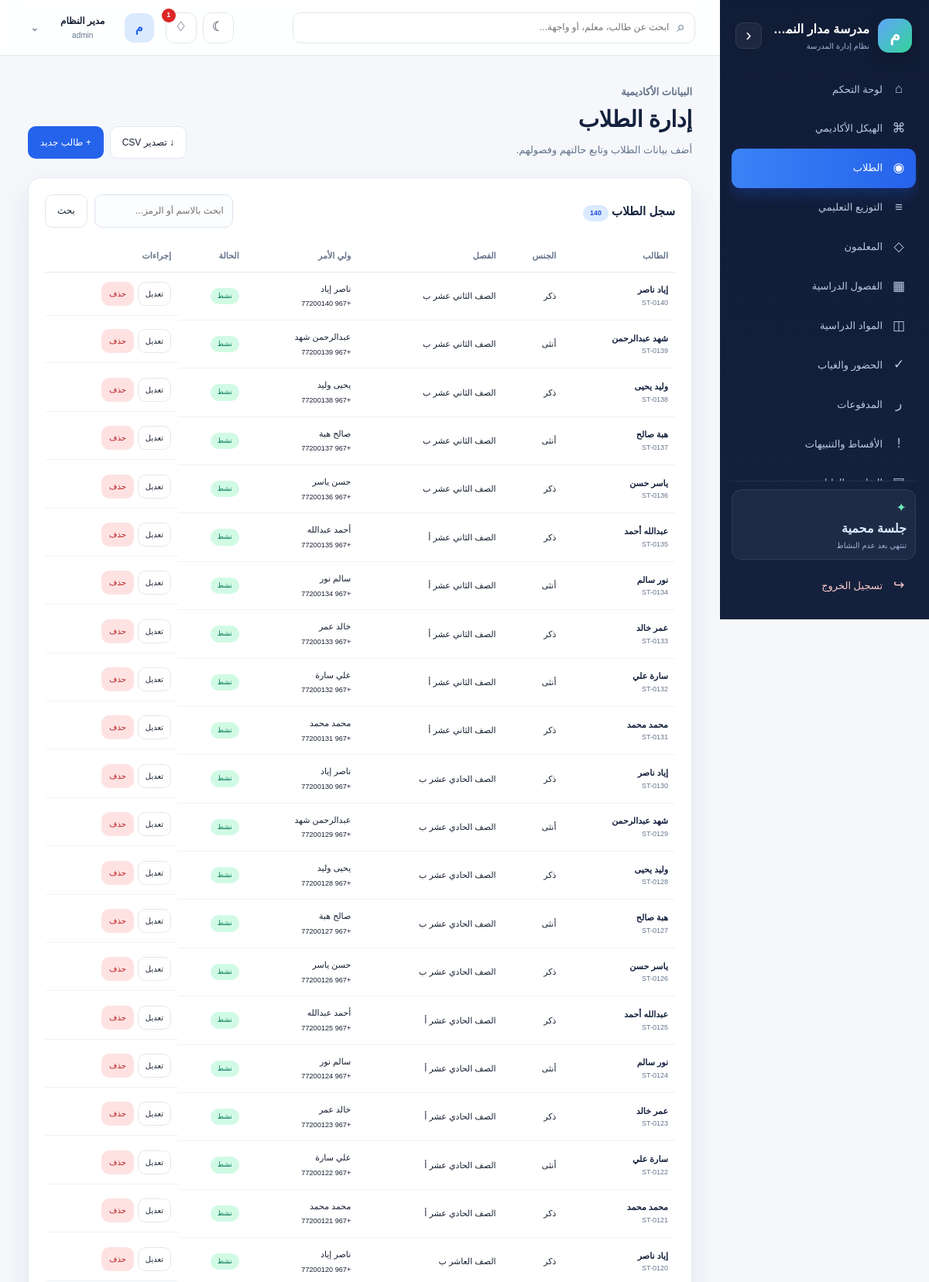
/students.php (signed in, upper part), run on the app's committed database.
### tables this page shows
CREATE TABLE IF NOT EXISTS students (
 id INT UNSIGNED AUTO_INCREMENT PRIMARY KEY,
 student_code VARCHAR(30) NOT NULL UNIQUE,
 full_name VARCHAR(120) NOT NULL,
 gender ENUM('male','female') NOT NULL,
 birth_date DATE DEFAULT NULL,
 national_id VARCHAR(40) DEFAULT NULL,
 phone VARCHAR(30) DEFAULT NULL,
 guardian_name VARCHAR(120) DEFAULT NULL,
 guardian_phone VARCHAR(30) DEFAULT NULL,
 guardian_relation VARCHAR(50) DEFAULT NULL,
 address VARCHAR(255) DEFAULT NULL,
 class_id INT UNSIGNED DEFAULT NULL,
 admission_date DATE DEFAULT NULL,
 status ENUM('active','inactive','graduated','withdrawn') NOT NULL DEFAULT 'active',
 created_at TIMESTAMP DEFAULT CURRENT_TIMESTAMP,
 INDEX idx_student_class_status(class_id,status),
 INDEX idx_student_name(full_name),
 CONSTRAINT fk_student_class FOREIGN KEY(class_id) REFERENCES classes(id) ON DELETE SET NULL
);

CREATE TABLE IF NOT EXISTS classes (
 id INT UNSIGNED AUTO_INCREMENT PRIMARY KEY,
 name VARCHAR(100) NOT NULL,
 stage VARCHAR(80) NOT NULL DEFAULT 'المرحلة الابتدائية',
 grade VARCHAR(80) NOT NULL,
 grade_level VARCHAR(80) NOT NULL,
 section VARCHAR(20) NOT NULL DEFAULT 'أ',
 room VARCHAR(40) DEFAULT NULL,
 academic_year VARCHAR(40) DEFAULT '2026 - 2027',
 capacity SMALLINT UNSIGNED NOT NULL DEFAULT 30,
 created_at TIMESTAMP DEFAULT CURRENT_TIMESTAMP,
 UNIQUE KEY uq_class_structure(name,academic_year),
 INDEX idx_class_stage_grade(stage,grade_level,section)
);

### functions.php (called while the page is built, shortened)
<?php
function e($value): string {
    return htmlspecialchars((string)($value ?? ''), ENT_QUOTES | ENT_SUBSTITUTE, 'UTF-8');
}
function hasRole(array|string $roles): bool { return in_array($_SESSION['user']['role']??'',(array)$roles,true); }
function hasPermission(PDO $pdo,string $permissionKey): bool {
    if(hasRole(['admin','manager'])) return true;
}

### students.php (the view, shortened to what this page needs)
<?php
require_once 'config.php';
require_once 'functions.php';
$search = trim($_GET['search'] ?? '');
if ($search !== '') {
    $statement = $pdo->prepare('SELECT s.*, c.name AS class_name FROM students s LEFT JOIN classes c ON c.id = s.class_id WHERE s.full_name LIKE :search OR s.student_code LIKE :search ORDER BY s.id DESC');
    $statement->execute(['search' => "%{$search}%"]);
    $students = $statement->fetchAll();
} else {
    $students = $pdo->query('SELECT s.*, c.name AS class_name FROM students s LEFT JOIN classes c ON c.id = s.class_id ORDER BY s.id DESC')->fetchAll();
}
require 'partials/header.php';
?>
<div class="page-heading"><div><p class="eyebrow">البيانات الأكاديمية</p><h1>إدارة الطلاب</h1><p>أضف بيانات الطلاب وتابع حالتهم وفصولهم.</p></div><?php if(hasPermission($pdo,'students.manage')): ?><div class="actions"><a class="btn btn-light" href="students_export.php" title="تصدير قائمة الطلاب إلى ملف CSV">↓ تصدير CSV</a><a class="btn btn-primary" href="students.php?action=create" title="فتح نموذج إضافة طالب">+ طالب جديد</a></div><?php endif; ?></div>
<section class="panel"><div class="panel-header"><h2>سجل الطلاب <span class="badge badge-blue"><?= count($students) ?></span></h2><form class="search-row" method="get"><input class="form-control" name="search" placeholder="ابحث بالاسم أو الرمز..." value="<?= e($search) ?>"><button class="btn btn-light" type="submit">بحث</button></form></div><div class="table-wrap"><table class="data-table"><thead><tr><th>الطالب</th><th>الجنس</th><th>الفصل</th><th>ولي الأمر</th><th>الحالة</th><th>إجراءات</th></tr></thead><tbody><?php foreach ($students as $item): ?><tr><td><span class="student-name"><?= e($item['full_name']) ?></span><span class="student-code"><?= e($item['student_code']) ?></span></td><td><?= $item['gender'] === 'male' ? 'ذكر' : 'أنثى' ?></td><td><?= e($item['class_name'] ?? 'غير محدد') ?></td><td><?= e($item['guardian_name'] ?? '-') ?><br><small><?= e($item['guardian_phone'] ?? '') ?></small></td><td><span class="badge <?= $item['status'] === 'active' ? 'badge-success' : 'badge-muted' ?>"><?= $item['status'] === 'active' ? 'نشط' : 'غير نشط' ?></span></td><td class="actions-cell"><?php if(hasPermission($pdo,'students.manage')): ?><a class="btn btn-light btn-sm" href="students.php?id=<?= (int) $item['id'] ?>" title="تعديل بيانات الطالب">تعديل</a><form method="post" action="student_delete.php" class="inline-form" data-confirm-delete><input type="hidden" name="csrf_token" value="<?= e(csrfToken()) ?>"><input type="hidden" name="id" value="<?= (int)$item['id'] ?>"><button class="btn btn-danger btn-sm" type="submit" title="حذف سجل الطالب نهائيًا">حذف</button></form><?php else: ?><span class="badge badge-muted">عرض فقط</span><?php endif; ?></td></tr><?php endforeach; ?><?php if (!$students): ?><tr><td class="empty" colspan="6">لا توجد نتائج مطابقة.</td></tr><?php endif; ?></tbody></table></div></section>
<?php require 'partials/footer.php'; ?>

### assets/css/style.css (style rules this page uses)
:root { --navy:#14213d;--navy-2:#1d4ed8;--blue:#2563eb;--blue-2:#60a5fa;--sky:#eff6ff; --mint:#0f766e;--ink:#172033;--muted:#64748b;--line:#e2e8f0;--bg:#f5f7fb;--white:#fff; --danger:#dc2626;--warning:#d97706;--success:#059669;--shadow:0 14px 40px rgba(20,33,61,.08); }
* { box-sizing:border-box }
html { scroll-behavior:smooth }
body { margin:0;background:var(--bg);color:var(--ink);font-family:Tahoma,Arial,sans-serif;line-height:1.7 }
a { color:inherit;text-decoration:none }
button,input,select,textarea { font:inherit }
button { cursor:pointer }
.page-heading { display:flex;align-items:flex-end;justify-content:space-between;gap:20px;margin-bottom:24px }
.eyebrow { color:var(--blue);font-size:11px;font-weight:700;margin:0 0 4px }
.page-heading h1 { margin:0;color:var(--navy);font-size:29px;letter-spacing:-.4px }
.page-heading p { color:var(--muted);margin:4px 0 0;font-size:13px }
.actions { display:flex;gap:8px;flex-wrap:wrap }
.btn { display:inline-flex;align-items:center;justify-content:center;gap:7px;border:1px solid transparent;border-radius:10px;padding:10px 15px;cursor:pointer;font-size:12px;transition:transform .2s ease,box-shadow .2s ease,background .2s ease }
.btn-primary { background:var(--blue);color:#fff }
.btn-light { background:var(--white);border-color:var(--line);color:var(--ink) }
.btn-danger { background:#fee2e2;color:#b91c1c }
.btn-sm { padding:6px 9px;font-size:10px }
.panel { background:var(--white);border:1px solid var(--line);border-radius:17px;padding:21px;box-shadow:var(--shadow);margin-bottom:18px }
.panel-header { display:flex;align-items:center;justify-content:space-between;gap:12px;margin-bottom:16px }
.panel-header h2 { font-size:15px;margin:0;color:var(--navy) }
.table-wrap { overflow:auto }
.data-table { width:100%;border-collapse:collapse;font-size:11px }
.data-table th { color:var(--muted);font-weight:700;text-align:right;padding:11px 9px;border-bottom:1px solid var(--line);white-space:nowrap }
.data-table td { padding:12px 9px;border-bottom:1px solid #eef2f7;white-space:nowrap }
.data-table tr { transition:background .18s }
.student-name { font-weight:700;color:var(--navy) }
.student-code { display:block;color:var(--muted);font-size:9px }
.actions-cell { display:flex;gap:5px;align-items:center }
.inline-form { display:inline;margin:0 }
.badge { display:inline-block;border-radius:20px;padding:3px 9px;font-size:9px }
.badge-success { background:#d1fae5;color:#047857 }
.badge-blue { background:#dbeafe;color:#1d4ed8 }
.form-control,select.form-control,textarea.form-control { width:100%;border:1px solid #dce4ee;background:#fbfdff;color:var(--ink);border-radius:10px;padding:10px 11px;font-size:12px;outline:0;transition:.2s }
.search-row { display:flex;gap:9px;align-items:center }
.search-row .form-control { max-width:300px }

### data on the page
students: full_name "إياد ناصر", student_code "ST-0140", gender "ذكر", class.name "الصف الثاني عشر ب", guardian_name "ناصر إياد", guardian_phone "+967 77200140", status "نشط"
students: full_name "شهد عبدالرحمن", student_code "ST-0139", gender "أنثى", class.name "الصف الثاني عشر ب", guardian_name "عبدالرحمن شهد", guardian_phone "+967 77200139", status "نشط"
students: full_name "وليد يحيى", student_code "ST-0138", gender "ذكر", class.name "الصف الثاني عشر ب", guardian_name "يحيى وليد", guardian_phone "+967 77200138", status "نشط"
students: full_name "هبة صالح", student_code "ST-0137", gender "أنثى", class.name "الصف الثاني عشر ب", guardian_name "صالح هبة", guardian_phone "+967 77200137", status "نشط"
students: full_name "ياسر حسن", student_code "ST-0136", gender "ذكر", class.name "الصف الثاني عشر ب", guardian_name "حسن ياسر", guardian_phone "+967 77200136", status "نشط"
students: full_name "عبدالله أحمد", student_code "ST-0135", gender "ذكر", class.name "الصف الثاني عشر أ", guardian_name "أحمد عبدالله", guardian_phone "+967 77200135", status "نشط"
students: full_name "نور سالم", student_code "ST-0134", gender "أنثى", class.name "الصف الثاني عشر أ", guardian_name "سالم نور", guardian_phone "+967 77200134", status "نشط"
students: full_name "عمر خالد", student_code "ST-0133", gender "ذكر", class.name "الصف الثاني عشر أ", guardian_name "خالد عمر", guardian_phone "+967 77200133", status "نشط"
students: full_name "سارة علي", student_code "ST-0132", gender "أنثى", class.name "الصف الثاني عشر أ", guardian_name "علي سارة", guardian_phone "+967 77200132", status "نشط"
students: full_name "محمد محمد", student_code "ST-0131", gender "ذكر", class.name "الصف الثاني عشر أ", guardian_name "محمد محمد", guardian_phone "+967 77200131", status "نشط"
students: full_name "إياد ناصر", student_code "ST-0130", gender "ذكر", class.name "الصف الحادي عشر ب", guardian_name "ناصر إياد", guardian_phone "+967 77200130", status "نشط"
students: full_name "شهد عبدالرحمن", student_code "ST-0129", gender "أنثى", class.name "الصف الحادي عشر ب", guardian_name "عبدالرحمن شهد", guardian_phone "+967 77200129", status "نشط"
students: full_name "وليد يحيى", student_code "ST-0128", gender "ذكر", class.name "الصف الحادي عشر ب", guardian_name "يحيى وليد", guardian_phone "+967 77200128", status "نشط"
students: full_name "هبة صالح", student_code "ST-0127", gender "أنثى", class.name "الصف الحادي عشر ب", guardian_name "صالح هبة", guardian_phone "+967 77200127", status "نشط"
students: full_name "ياسر حسن", student_code "ST-0126", gender "ذكر", class.name "الصف الحادي عشر ب", guardian_name "حسن ياسر", guardian_phone "+967 77200126", status "نشط"
students: full_name "عبدالله أحمد", student_code "ST-0125", gender "ذكر", class.name "الصف الحادي عشر أ", guardian_name "أحمد عبدالله", guardian_phone "+967 77200125", status "نشط"
students: full_name "نور سالم", student_code "ST-0124", gender "أنثى", class.name "الصف الحادي عشر أ", guardian_name "سالم نور", guardian_phone "+967 77200124", status "نشط"
students: full_name "عمر خالد", student_code "ST-0123", gender "ذكر", class.name "الصف الحادي عشر أ", guardian_name "خالد عمر", guardian_phone "+967 77200123", status "نشط"
students: full_name "سارة علي", student_code "ST-0122", gender "أنثى", class.name "الصف الحادي عشر أ", guardian_name "علي سارة", guardian_phone "+967 77200122", status "نشط"
students: full_name "محمد محمد", student_code "ST-0121", gender "ذكر", class.name "الصف الحادي عشر أ", guardian_name "محمد محمد", guardian_phone "+967 77200121", status "نشط"
students: full_name "إياد ناصر", student_code "ST-0120", gender "ذكر", class.name "الصف العاشر ب", guardian_name "ناصر إياد", guardian_phone "+967 77200120", status "نشط"

### other printed values
$notificationCount "1"
mb_substr($_SESSION['user']['full_name'] ?? 'م', 0, 1) "م"
$_SESSION['user']['full_name'] "مدير النظام"
$_SESSION['user']['role'] "admin"
count($students) "140"
